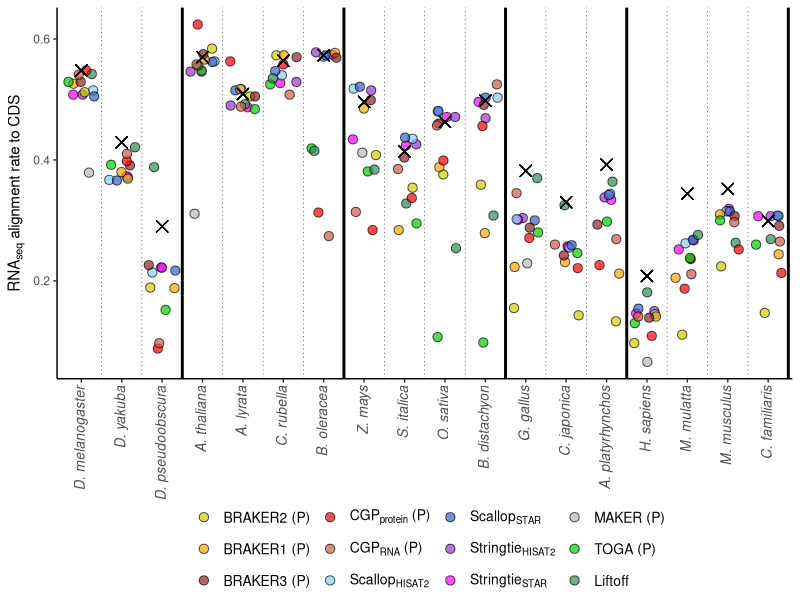
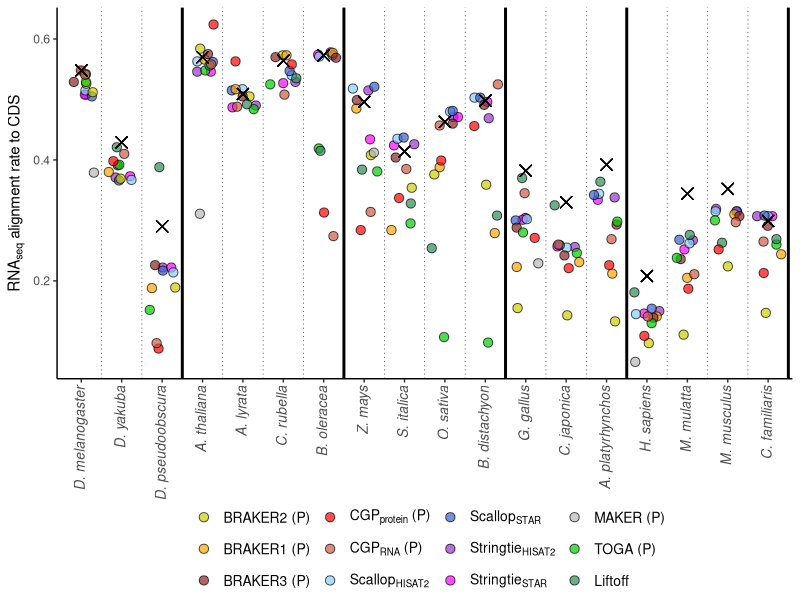

Generate these figures, in order, with R:
## ---- chunk 1
currentdir=getwd()
setwd(currentdir)
library(tidyverse)
## ---- chunk 2
annotations <-read_csv("../../data/Table_S3.csv")
annotations <- annotations %>% filter(!method %in% c("BrkProt-unfilt","BrkProt-fullsupport","BrkRNA-unfilt",
                                                     "BrkRNA-fullsupport","CGPdenovo","TSEBRA","MakerNoRnaNoEvm",
                                                     "MakerRnaEvm","MakerNoRnaEvm")) 

methodlabels<-c("BRAKER2 (P)","BRAKER1 (P)","BRAKER3 (P)",expression(paste(CGP[protein]," (P)")),expression(paste(CGP[RNA]," (P)")),expression(Scallop[HISAT2]),expression(Scallop[STAR]),expression(Stringtie[HISAT2]),expression(Stringtie[STAR]),"MAKER (P)","TOGA (P)","Liftoff")

annotations$method <- factor(annotations$method,levels=c("BrkProt","BrkRNA","Braker3","CGPprotein","CGPrnaseq",
                                           "ScalHisat","ScalStar","StrHisat","StrStar","MakerRnaNoEvm","TOGA","liftoff"))

annotations <- annotations %>% mutate(species = str_replace(species, "dmelanogaster", "D. melanogaster")) %>%
     mutate(species = str_replace(species, "dpseudoobscura", "D. pseudoobscura")) %>%  
     mutate(species = str_replace(species, "dyakuba", "D. yakuba")) %>%
     mutate(species = str_replace(species, "alyrata", "A. lyrata")) %>%
     mutate(species = str_replace(species, "athaliana", "A. thaliana")) %>%
     mutate(species = str_replace(species, "boleracea", "B. oleracea")) %>%
     mutate(species = str_replace(species, "crubella", "C. rubella")) %>%
     mutate(species = str_replace(species, "osativa", "O. sativa")) %>%
     mutate(species = str_replace(species, "sitalica", "S. italica")) %>%
     mutate(species = str_replace(species, "bdistachyon", "B. distachyon")) %>%
     mutate(species = str_replace(species, "zmays", "Z. mays")) %>%
     mutate(species = str_replace(species, "bmori", "B. mori")) %>%
     mutate(species = str_replace(species, "herato", "H. erato")) %>%
     mutate(species = str_replace(species, "dplexippus", "D. plexippus")) %>%
     mutate(species = str_replace(species, "human", "H. sapiens")) %>%
     mutate(species = str_replace(species, "macaque", "M. mulatta")) %>%
     mutate(species = str_replace(species, "dog", "C. familiaris")) %>%
     mutate(species = str_replace(species, "mouse", "M. musculus")) %>%
     mutate(species = str_replace(species, "chicken", "G. gallus")) %>%
     mutate(species = str_replace(species, "quail", "C. japonica")) %>%
     mutate(species = str_replace(species, "mallard", "A. platyrhynchos"))


annotations <- annotations %>% mutate_at(vars(species),factor,levels=c("D. melanogaster",
              "D. yakuba", "D. pseudoobscura","A. thaliana", "A. lyrata","C. rubella","B. oleracea","Z. mays","S. italica","O. sativa",
               "B. distachyon", "G. gallus","C. japonica","A. platyrhynchos","H. sapiens","M. mulatta","M. musculus","C. familiaris","H. erato","D. plexippus","B. mori"))
## ---- chunk 3
cds_alignmentrate_plot <- annotations %>% filter(group!="heliconines") %>% ggplot(aes(x=species,y=median_annot_align_noutr)) + 
geom_point(aes(fill=method),color="black",pch=21,position = position_jitter(w = 0.33,h = 0),alpha=0.7,size=2.8) +
    scale_fill_manual(labels=methodlabels,values=c("yellow3","orange","brown4", "red","coral3", "lightskyblue", "royalblue3","darkorchid3", "magenta","gray72","green3","seagreen")) + 
  geom_point(aes(x=species,y=RefAlignRateNoUTR),shape=4,color="black",size=3.5) +
theme_classic() +
theme(legend.text.align = 0) + 
theme(legend.text=element_text(size=10)) +
theme(axis.text.x=element_text(angle=90, size=10,hjust=1,vjust=0.32,face="italic")) + 
ylab(expression(paste(RNA[seq]," alignment rate to CDS"))) +
xlab("") + 
geom_vline(xintercept=1.5,linetype="dotted",size=0.2) +
geom_vline(xintercept=2.5,linetype="dotted",size=0.2)+
geom_vline(xintercept=3.5,linetype="solid",size=1) +
geom_vline(xintercept=4.5,linetype="dotted",size=0.2) +
geom_vline(xintercept=5.5,linetype="dotted",size=0.2) +
geom_vline(xintercept=6.5,linetype="dotted",size=0.2) +
geom_vline(xintercept=7.5,linetype="solid",size=1)+
geom_vline(xintercept=8.5,linetype="dotted",size=0.2) +
geom_vline(xintercept=9.5,linetype="dotted",size=0.2) +
geom_vline(xintercept=10.5,linetype="dotted",size=0.2) +
geom_vline(xintercept=11.5,linetype="solid",size=1)+
geom_vline(xintercept=12.5,linetype="dotted",size=0.2) +
geom_vline(xintercept=13.5,linetype="dotted",size=0.2) +
geom_vline(xintercept=14.5,linetype="solid",size=1) +
geom_vline(xintercept=15.5,linetype="dotted",size=0.2) +
geom_vline(xintercept=16.5,linetype="dotted",size=0.2) +
geom_vline(xintercept=18.5,linetype="solid",size=1) +
geom_vline(xintercept=17.5,linetype="dotted",size=0.2) +
geom_vline(xintercept=19.5,linetype="dotted",size=0.2) +
geom_vline(xintercept=20.5,linetype="dotted",size=0.2) +
  
guides(fill = guide_legend(title = "")) +
theme(legend.position="bottom") +
theme(legend.margin=margin(-22, 0, 0, 0))

print(cds_alignmentrate_plot)
ggsave(cds_alignmentrate_plot,file="Figure_S9.pdf",width=8,height=5.5)
